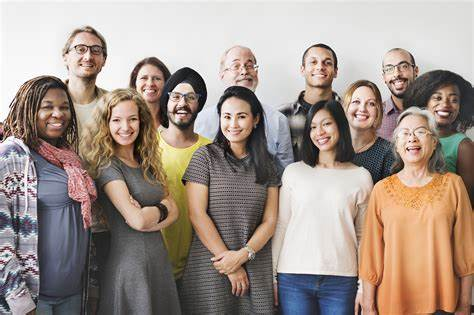
#> input picture OpenCV/face_detector/images/many_people.jpeg, 474 x 315 px, found by its file name
$ python face_detector.py
#> lines starting #> are read from the running program, lines starting #| are printed output that depends on the picture; after the words box and inside, x2 and y2 are one past the last pixel; in counts of white or black regions, pixels touching at a corner belong together
import cv2

img = cv2.imread(r"C:\Users\kozlo\PycharmProjects\OpenCV\OpenCV\face_detector\images\many_people.jpeg")
#> img is the input picture: shape (315, 474, 3); mean B, G, R 138.7, 147.9, 162.4
gray = cv2.cvtColor(img, cv2.COLOR_BGR2GRAY)
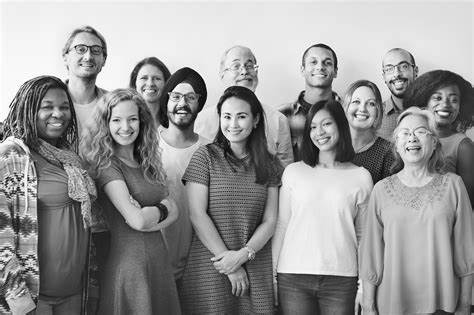
#> gray: shape (315, 474); min 0, max 255, mean 151.2

faces = cv2.CascadeClassifier("face_neuro.xml")

# scaleFactor - співвідношення розміру зображень до розмірів зображень по яких навчали модель
# minNeighbors - показник скільки шукаємих об'єктів може "детектити" поряд один з одним
results = faces.detectMultiScale(gray, scaleFactor=1.2, minNeighbors=6) # results - координати знайденого об'єкту.
#> results = [[134, 66, 32, 32], [63, 33, 46, 46], [163, 82, 41, 41], [341, 87, 42, 42], [304, 111, 37, 37], [30, 89, 47, 47], [213, 98, 45, 45], [103, 103, 44, 44], [390, 114, 46, 46]]

for x, y, w, h in results:
    cv2.rectangle(img, (x, y), (x + w, y + h), (0, 255, 0), thickness=2)
#> this loop made 9 passes
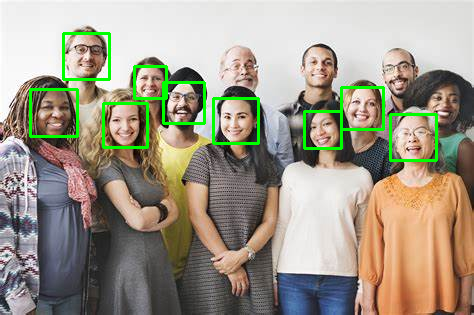
#> img: shape (315, 474, 3); 2.98% of pixels changed, all inside (x1, y1, x2, y2) = (29, 32, 438, 162)


cv2.imshow("Result", img)
cv2.waitKey(0)

$ run again, with OpenCV/face_detector/images/child.jpeg copied over OpenCV/face_detector/images/many_people.jpeg
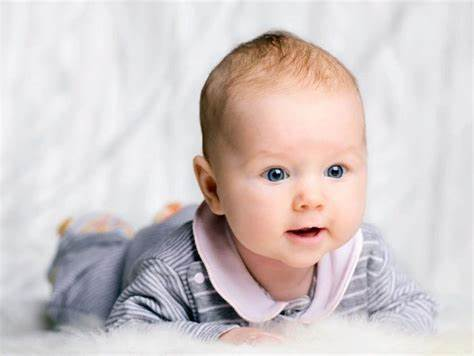
#> input picture OpenCV/face_detector/images/child.jpeg, 474 x 356 px, found by its file name
#> img is the input picture: shape (356, 474, 3); mean B, G, R 200.4, 200.9, 210.5
#> `gray = cv2.cvtColor(img, cv2.COLOR_BGR2GRAY)`:
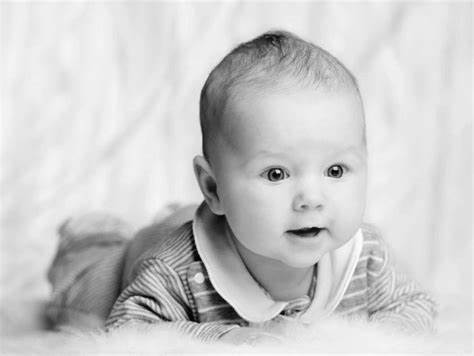
#> gray: shape (356, 474); min 0, max 254, mean 203.6
#> results = [[212, 96, 187, 187]]
#> the loop `for x, y, w, h in results:` made 1 pass
#> after the loop `for x, y, w, h in results:`:
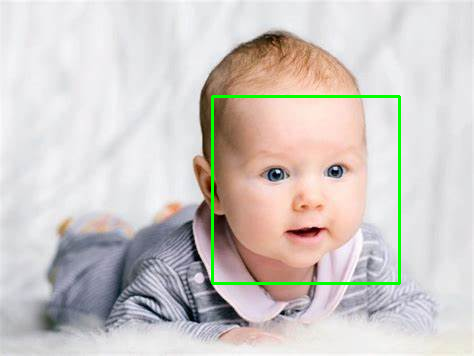
#> img: shape (356, 474, 3); 1.33% of pixels changed, all inside (x1, y1, x2, y2) = (211, 95, 401, 285)

$ run again, with OpenCV/face_detector/images/man_with_beard.jpeg copied over OpenCV/face_detector/images/many_people.jpeg
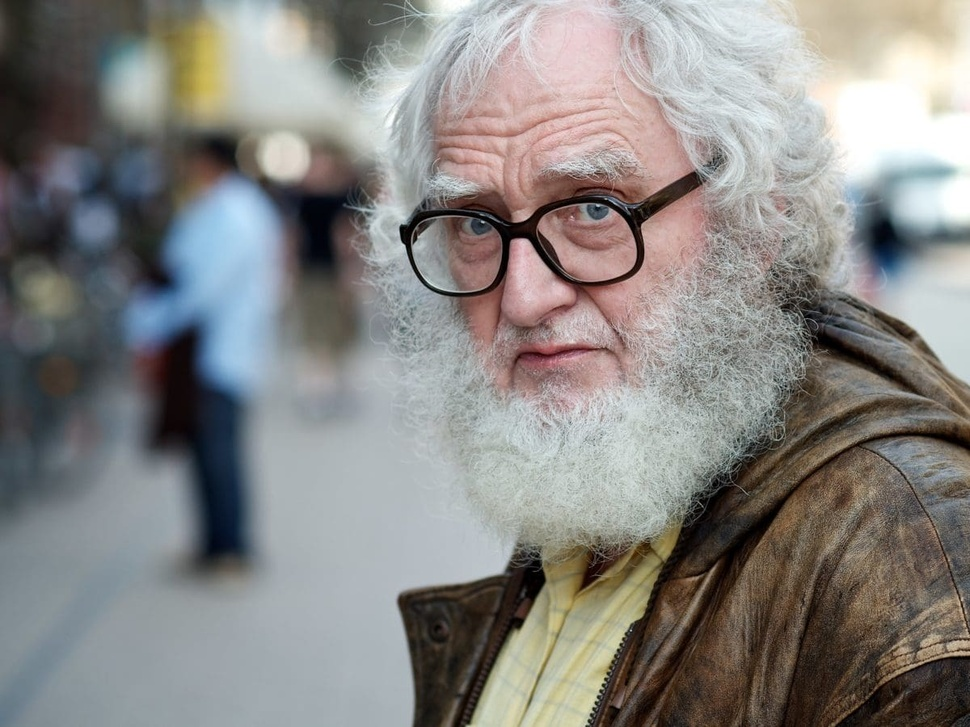
#> input picture OpenCV/face_detector/images/man_with_beard.jpeg, 970 x 727 px, shrunk from 1200 x 900 before the run, found by its file name
#> img is the input picture: shape (727, 970, 3); mean B, G, R 131.3, 134, 135.7
#> `gray = cv2.cvtColor(img, cv2.COLOR_BGR2GRAY)`:
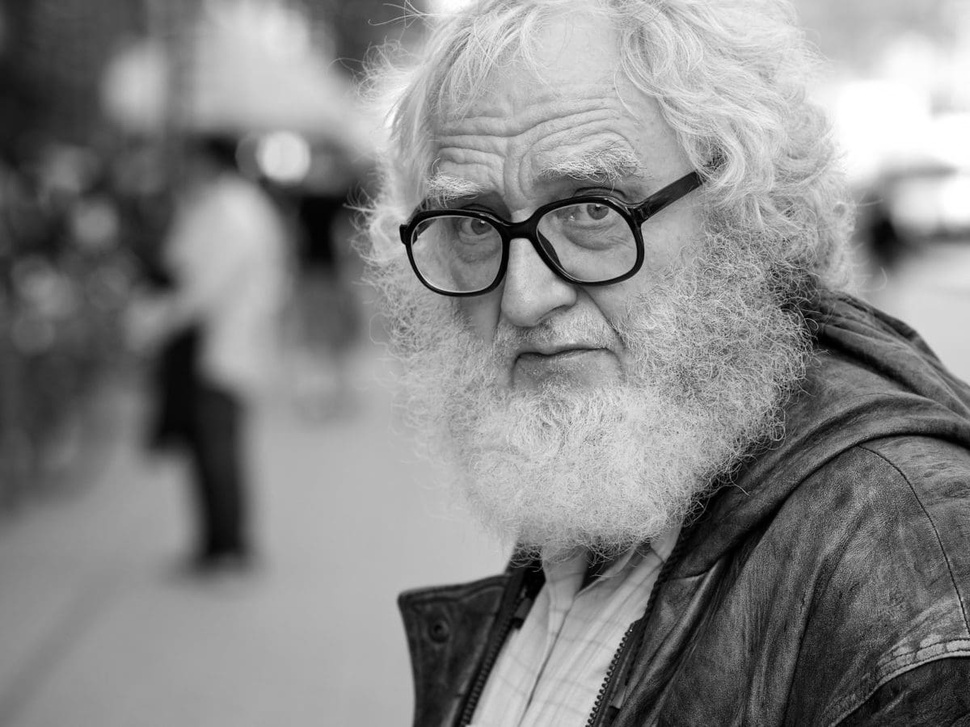
#> gray: shape (727, 970); min 0, max 255, mean 134.2
#> results = ()
